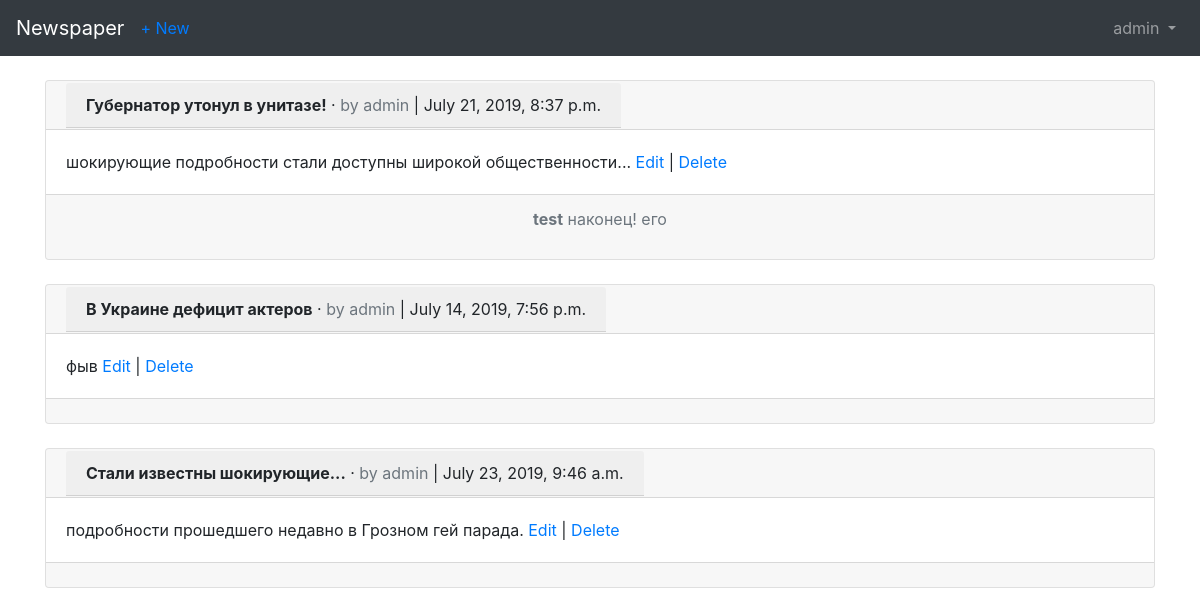
The page /articles/ (signed in) on the database its author committed.
### users/models.py (models this page shows)
class CustomUser(AbstractUser):
    age=models.PositiveIntegerField(null=True,blank=True)

### articles/models.py (models this page shows, shortened)
class Article(models.Model):
    title = models.CharField(max_length=255)
    body = models.TextField()
    date = models.DateTimeField(auto_now=True)
    author = models.ForeignKey(
        get_user_model(),
        on_delete=models.CASCADE,
    )

class Comment(models.Model):
    article = models.ForeignKey(Article,
                                on_delete=models.CASCADE,
                                related_name='comments',
                                )
    comment = models.CharField(max_length=140)
    author = models.ForeignKey(
        get_user_model(),
        on_delete=models.CASCADE,
    )
    def __str__(self):
        return self.comment

### articles/views.py (the view)
class ArticleListView(LoginRequiredMixin, ListView):
    model = Article
    template_name = 'article_list.html'
    login_url = 'login'

### templates/article_list.html (shortened to what this page needs)
{% extends 'base.html' %}
{% block content %}
    {% for article in object_list %}
        <div class="card">
            <div class="card-header">
                    <span class="card-header">
                        <span class="font-weight-bold">{{ article.title }}</span> &middot;
                        <span class="text-muted">by {{ article.author }}</span> |
                        {{article.date}} </span>
            </div>
            <div class="card-body">
                {{article.body}}
                <a href="{% url 'article_edit' article.pk %}">Edit</a> |
                <a href="{% url 'article_delete' article.pk %}">Delete</a>
            </div>
            <div class="card-footer text-center text-muted">
                {% for comment in article.comments.all %}
                    <p>
                        <span class="font-weight-bold">{{ comment.author }}</span>
                        {{ comment }}
                    </p>
                {% endfor %}
            </div>
        </div>
        <br />
    {% endfor %}
{% endblock content %}

### templates/base.html (shortened to what this page needs)
<!doctype html>
<html lang="en">
<head>
    <link rel="stylesheet"
          href="https://stackpath.bootstrapcdn.com/bootstrap/4.1.3/css/bootstrap.min.css"
>
</head>
<body>
<nav class="navbar navbar-expand-md navbar-dark bg-dark mb-4">
    <a class="navbar-brand" href="{% url 'home' %}">Newspaper</a>
    {% if user.is_authenticated %}
    <ul class="navbar-nav mr-auto">
        <li class="nav-item"><a href="{% url 'article_new' %}">+ New</a></li>
    </ul>
    {% endif %}
    <div class="collapse navbar-collapse" id="navbarCollapse">
        {% if user.is_authenticated %}
        <ul class="navbar-nav ml-auto">
            <li class="nav-item">
                <a class="nav-link dropdown-toggle" href="#" id="userMenu"
                   data-toggle="dropdown" aria-haspopup="true"
                   aria-expanded="false">
                    {{ user.username }}
                </a>
            </li>
        </ul>
        {% endif %}
    </div>
</nav>
<div class="container">
    {% block content %}
    {% endblock content %}
</div>
</body>
</html>

### rows shown on the page
CustomUser: username "admin"
Article: title "Губернатор утонул в унитазе!", author "admin", date "July 21, 2019, 8:37 p.m.", body "шокирующие подробности стали доступны широкой общественности..."
Comment: author "test", comment "наконец! его"
Article: title "В Украине дефицит актеров", author "admin", date "July 14, 2019, 7:56 p.m.", body "фыв"
Article: title "Стали известны шокирующие...", author "admin", date "July 23, 2019, 9:46 a.m.", body "подробности прошедшего недавно в Грозном гей парада."
